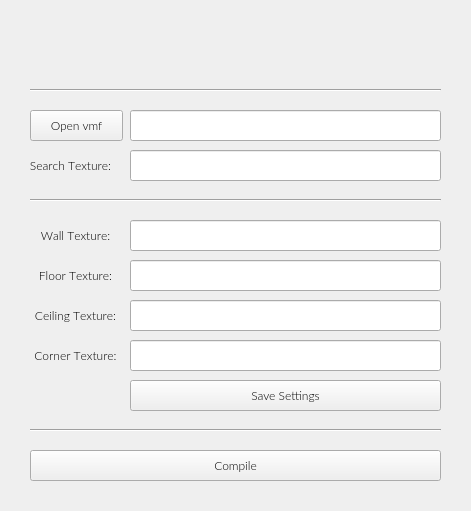
<?xml version="1.0" encoding="UTF-8"?>
<ui version="4.0">
 <class>Form</class>
 <widget class="QWidget" name="Form">
  <property name="geometry">
   <rect>
    <x>0</x>
    <y>0</y>
    <width>471</width>
    <height>511</height>
   </rect>
  </property>
  <property name="font">
   <font>
    <family>Lato Light</family>
   </font>
  </property>
  <property name="windowTitle">
   <string>Form</string>
  </property>
  <widget class="QPushButton" name="vmf_btn">
   <property name="geometry">
    <rect>
     <x>30</x>
     <y>110</y>
     <width>93</width>
     <height>31</height>
    </rect>
   </property>
   <property name="font">
    <font>
     <family>Lato Light</family>
    </font>
   </property>
   <property name="text">
    <string>Open vmf</string>
   </property>
  </widget>
  <widget class="QLineEdit" name="vmf_le">
   <property name="enabled">
    <bool>true</bool>
   </property>
   <property name="geometry">
    <rect>
     <x>130</x>
     <y>110</y>
     <width>311</width>
     <height>31</height>
    </rect>
   </property>
   <property name="font">
    <font>
     <family>Lato Light</family>
    </font>
   </property>
   <property name="echoMode">
    <enum>QLineEdit::Normal</enum>
   </property>
   <property name="alignment">
    <set>Qt::AlignCenter</set>
   </property>
   <property name="readOnly">
    <bool>true</bool>
   </property>
   <property name="clearButtonEnabled">
    <bool>false</bool>
   </property>
  </widget>
  <widget class="QLabel" name="topTextureLbl">
   <property name="geometry">
    <rect>
     <x>20</x>
     <y>150</y>
     <width>101</width>
     <height>31</height>
    </rect>
   </property>
   <property name="font">
    <font>
     <family>Lato Light</family>
     <kerning>false</kerning>
    </font>
   </property>
   <property name="text">
    <string>Search Texture:</string>
   </property>
   <property name="alignment">
    <set>Qt::AlignCenter</set>
   </property>
  </widget>
  <widget class="QLineEdit" name="search_le">
   <property name="geometry">
    <rect>
     <x>130</x>
     <y>150</y>
     <width>311</width>
     <height>31</height>
    </rect>
   </property>
   <property name="font">
    <font>
     <family>Lato Light</family>
    </font>
   </property>
   <property name="alignment">
    <set>Qt::AlignCenter</set>
   </property>
  </widget>
  <widget class="QLabel" name="sideTextureLbl">
   <property name="geometry">
    <rect>
     <x>30</x>
     <y>340</y>
     <width>91</width>
     <height>31</height>
    </rect>
   </property>
   <property name="font">
    <font>
     <family>Lato Light</family>
     <kerning>false</kerning>
    </font>
   </property>
   <property name="text">
    <string>Corner Texture:</string>
   </property>
   <property name="alignment">
    <set>Qt::AlignCenter</set>
   </property>
  </widget>
  <widget class="QLineEdit" name="corner_le">
   <property name="geometry">
    <rect>
     <x>130</x>
     <y>340</y>
     <width>311</width>
     <height>31</height>
    </rect>
   </property>
   <property name="font">
    <font>
     <family>Lato Light</family>
     <kerning>true</kerning>
    </font>
   </property>
   <property name="alignment">
    <set>Qt::AlignCenter</set>
   </property>
  </widget>
  <widget class="QPushButton" name="save_settings_btn">
   <property name="geometry">
    <rect>
     <x>130</x>
     <y>380</y>
     <width>311</width>
     <height>31</height>
    </rect>
   </property>
   <property name="font">
    <font>
     <family>Lato Light</family>
     <kerning>true</kerning>
    </font>
   </property>
   <property name="text">
    <string>Save Settings</string>
   </property>
  </widget>
  <widget class="Line" name="line">
   <property name="geometry">
    <rect>
     <x>30</x>
     <y>420</y>
     <width>411</width>
     <height>21</height>
    </rect>
   </property>
   <property name="orientation">
    <enum>Qt::Horizontal</enum>
   </property>
  </widget>
  <widget class="QPushButton" name="compile_btn">
   <property name="geometry">
    <rect>
     <x>30</x>
     <y>450</y>
     <width>411</width>
     <height>31</height>
    </rect>
   </property>
   <property name="font">
    <font>
     <family>Lato Light</family>
     <kerning>true</kerning>
    </font>
   </property>
   <property name="text">
    <string>Compile</string>
   </property>
  </widget>
  <widget class="Line" name="line_2">
   <property name="geometry">
    <rect>
     <x>30</x>
     <y>80</y>
     <width>411</width>
     <height>21</height>
    </rect>
   </property>
   <property name="orientation">
    <enum>Qt::Horizontal</enum>
   </property>
  </widget>
  <widget class="QWidget" name="horizontalLayoutWidget">
   <property name="geometry">
    <rect>
     <x>0</x>
     <y>20</y>
     <width>471</width>
     <height>62</height>
    </rect>
   </property>
   <layout class="QHBoxLayout" name="horizontalLayout">
    <item>
     <widget class="QLabel" name="label">
      <property name="maximumSize">
       <size>
        <width>330</width>
        <height>60</height>
       </size>
      </property>
      <property name="text">
       <string/>
      </property>
      <property name="pixmap">
       <pixmap>ui_images/appname.png</pixmap>
      </property>
      <property name="scaledContents">
       <bool>true</bool>
      </property>
     </widget>
    </item>
   </layout>
  </widget>
  <widget class="Line" name="line_3">
   <property name="geometry">
    <rect>
     <x>30</x>
     <y>190</y>
     <width>411</width>
     <height>21</height>
    </rect>
   </property>
   <property name="orientation">
    <enum>Qt::Horizontal</enum>
   </property>
  </widget>
  <widget class="QLineEdit" name="ceiling_le">
   <property name="geometry">
    <rect>
     <x>130</x>
     <y>300</y>
     <width>311</width>
     <height>31</height>
    </rect>
   </property>
   <property name="font">
    <font>
     <family>Lato Light</family>
     <kerning>true</kerning>
    </font>
   </property>
   <property name="alignment">
    <set>Qt::AlignCenter</set>
   </property>
  </widget>
  <widget class="QLabel" name="sideTextureLbl_2">
   <property name="geometry">
    <rect>
     <x>30</x>
     <y>300</y>
     <width>91</width>
     <height>31</height>
    </rect>
   </property>
   <property name="font">
    <font>
     <family>Lato Light</family>
     <kerning>false</kerning>
    </font>
   </property>
   <property name="text">
    <string>Ceiling Texture:</string>
   </property>
   <property name="alignment">
    <set>Qt::AlignCenter</set>
   </property>
  </widget>
  <widget class="QLabel" name="sideTextureLbl_3">
   <property name="geometry">
    <rect>
     <x>30</x>
     <y>220</y>
     <width>91</width>
     <height>31</height>
    </rect>
   </property>
   <property name="font">
    <font>
     <family>Lato Light</family>
     <kerning>false</kerning>
    </font>
   </property>
   <property name="text">
    <string>Wall Texture:</string>
   </property>
   <property name="alignment">
    <set>Qt::AlignCenter</set>
   </property>
  </widget>
  <widget class="QLineEdit" name="wall_le">
   <property name="geometry">
    <rect>
     <x>130</x>
     <y>220</y>
     <width>311</width>
     <height>31</height>
    </rect>
   </property>
   <property name="font">
    <font>
     <family>Lato Light</family>
     <kerning>true</kerning>
    </font>
   </property>
   <property name="alignment">
    <set>Qt::AlignCenter</set>
   </property>
  </widget>
  <widget class="QLineEdit" name="floor_le">
   <property name="geometry">
    <rect>
     <x>130</x>
     <y>260</y>
     <width>311</width>
     <height>31</height>
    </rect>
   </property>
   <property name="font">
    <font>
     <family>Lato Light</family>
     <kerning>true</kerning>
    </font>
   </property>
   <property name="alignment">
    <set>Qt::AlignCenter</set>
   </property>
  </widget>
  <widget class="QLabel" name="sideTextureLbl_4">
   <property name="geometry">
    <rect>
     <x>30</x>
     <y>260</y>
     <width>91</width>
     <height>31</height>
    </rect>
   </property>
   <property name="font">
    <font>
     <family>Lato Light</family>
     <kerning>false</kerning>
    </font>
   </property>
   <property name="text">
    <string>Floor Texture:</string>
   </property>
   <property name="alignment">
    <set>Qt::AlignCenter</set>
   </property>
  </widget>
 </widget>
 <resources/>
 <connections/>
</ui>
